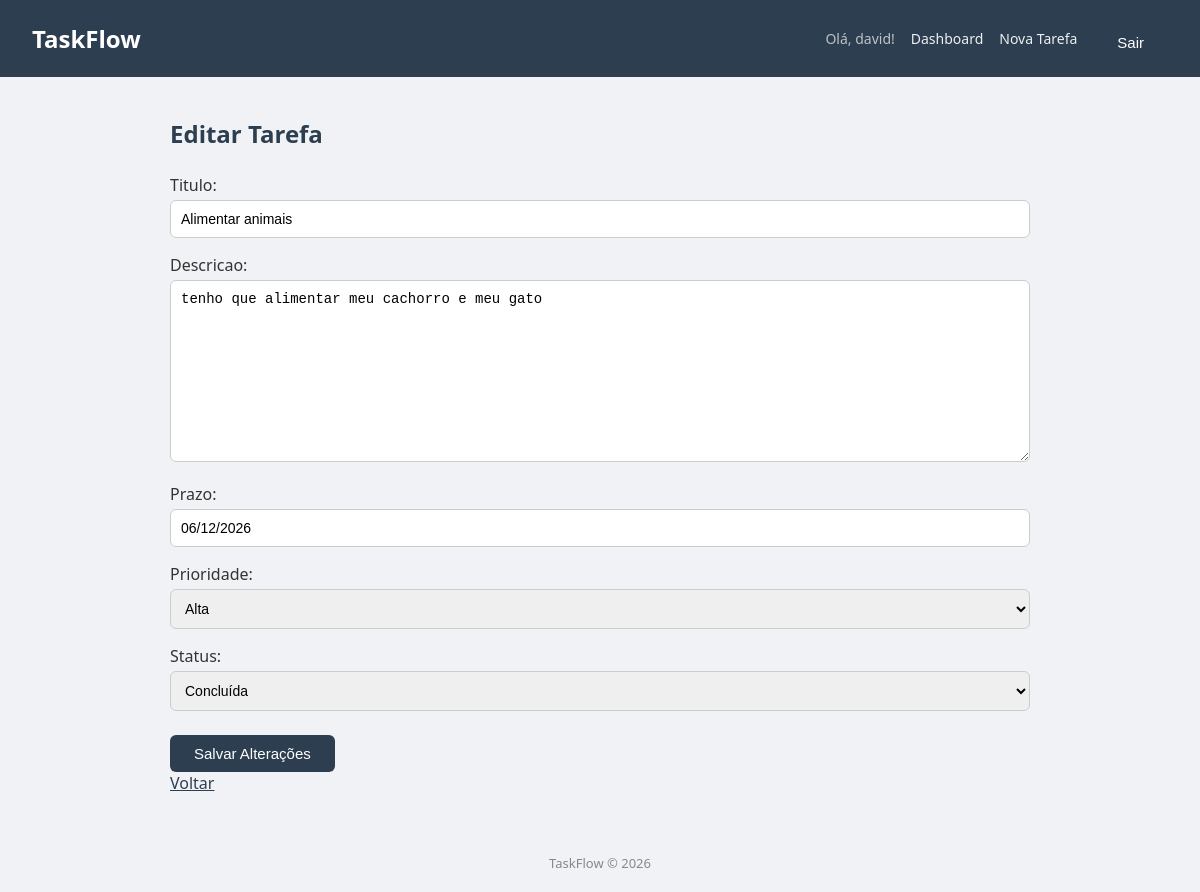
The page /tarefas/editar/6/ (signed in) on the database its author committed.
### tasks/models.py (models this page shows, shortened)
class Task(models.Model):
    PRIORIDADE_CHOICES = [
        ('baixa', 'Baixa'),
        ('media', 'Média'),
        ('alta', 'Alta'),
    ]
    STATUS_CHOICES = [
        ('pendente', 'Pendente'),
        ('concluida', 'Concluída'),
    ]
    titulo = models.CharField(max_length=200)
    descricao = models.TextField(blank=True)
    data_criacao = models.DateTimeField(auto_now_add=True)
    prazo = models.DateField(null=True, blank=True)
    prioridade = models.CharField(max_length=10, choices=PRIORIDADE_CHOICES, default='baixa')
    status = models.CharField(max_length=10, choices=STATUS_CHOICES, default='pendente')
    usuario = models.ForeignKey(User, on_delete=models.CASCADE)

### tasks/views.py (the view)
# urls.py: path('tarefas/editar/<int:id>/', views.editar_tarefa, name='editar_tarefa'),
@login_required
def editar_tarefa(request, id):
    tarefa = get_object_or_404(Task, id=id, usuario=request.user)
    form = TarefaForm(instance=tarefa)
    if request.method == 'POST':
        form = TarefaForm(request.POST, instance=tarefa)
        if form.is_valid():
            form.save()
            return redirect('dashboard')
    return render(request, 'tasks/editar_tarefa.html', {'form': form, 'tarefa': tarefa})

### tasks/forms.py
class TarefaForm(forms.ModelForm):
    class Meta:
        model = Task
        fields = ['titulo', 'descricao', 'prazo', 'prioridade', 'status']

### tasks/templates/tasks/editar_tarefa.html (shortened to what this page needs)
{% extends 'tasks/base.html' %}
{% block conteudo %}
    <h2>Editar Tarefa</h2>
    <form method="POST">
        {{ form.as_p }}
        <button type="submit">Salvar Alterações</button>
    </form>
    <a href="{% url 'dashboard' %}">Voltar</a>
{% endblock %}

### tasks/templates/tasks/base.html (shortened to what this page needs)
{% load static %}
<!DOCTYPE html>
<html lang="pt-br">
<head>
    <link rel="stylesheet" href="{% static 'tasks/style.css' %}">
</head>
<body>
    <header>
        <h1>TaskFlow</h1>
        <nav>
            {% if user.is_authenticated %}
                <span>Olá, {{ user.username }}!</span>
                <a href="{% url 'dashboard' %}">Dashboard</a>
                <a href="{% url 'criar_tarefa' %}">Nova Tarefa</a>
                <form method="POST" action="{% url 'logout' %}">
                    <button type="submit">Sair</button>
                </form>
            {% else %}
                <a href="{% url 'login' %}">Login</a>
                <a href="{% url 'cadastro' %}">Cadastro</a>
            {% endif %}
        </nav>
    </header>
    <main>
        {% block conteudo %}{% endblock %}
    </main>
    <footer>
        <p>TaskFlow &copy; 2026</p>
    </footer>
</body>
</html>

### tasks/static/tasks/style.css (style rules this page uses)
* { margin: 0; padding: 0; box-sizing: border-box; }
body { font-family: 'Segoe UI', sans-serif; background-color: #f0f2f5; color: #333; }
header { background-color: #2c3e50; padding: 16px 32px; display: flex; justify-content: space-between; align-items: center; }
header h1 { color: #fff; font-size: 24px; }
header nav { display: flex; align-items: center; gap: 16px; }
header nav a { color: #ecf0f1; text-decoration: none; font-size: 14px; }
header nav span { color: #bdc3c7; font-size: 14px; }
header nav button { background-color: #e74c3c; color: white; border: none; padding: 6px 14px; border-radius: 4px; cursor: pointer; font-size: 14px; }
main { max-width: 900px; margin: 40px auto; padding: 0 20px; }
footer { text-align: center; padding: 20px; color: #888; font-size: 13px; margin-top: 40px; }
h2 { margin-bottom: 24px; color: #2c3e50; }
form p { margin-bottom: 16px; }
form input, form textarea, form select { width: 100%; padding: 10px; border: 1px solid #ccc; border-radius: 6px; font-size: 14px; margin-top: 4px; }
form button[type="submit"] { background-color: #2c3e50; color: white; padding: 10px 24px; border: none; border-radius: 6px; cursor: pointer; font-size: 15px; margin-top: 8px; }
a { color: #2c3e50; }

### rows shown on the page
Task: titulo "Alimentar animais", descricao "tenho que alimentar meu cachorro e meu gato", prazo "06/12/2026", prioridade "Alta", status "Concluída"

### other values the page prints
{{ user.username }} "david"
